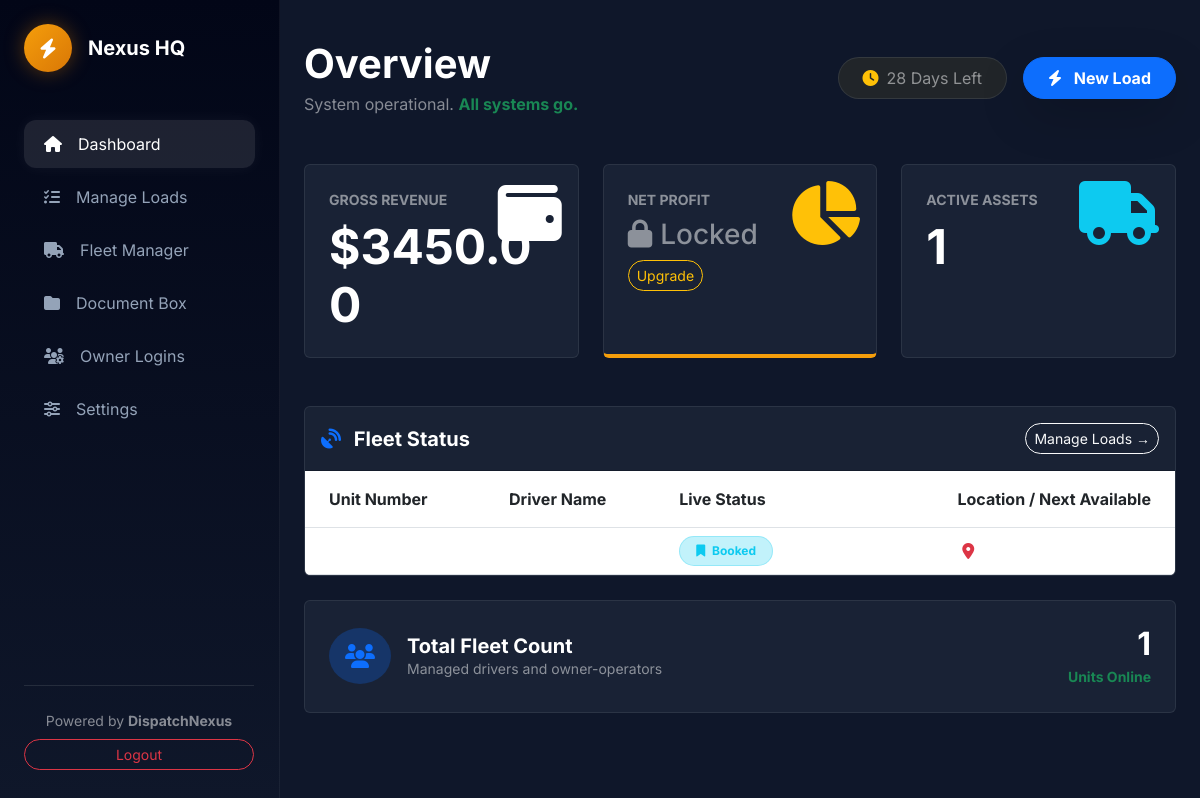
Page /dashboard/ (signed in) on the earlier database version.
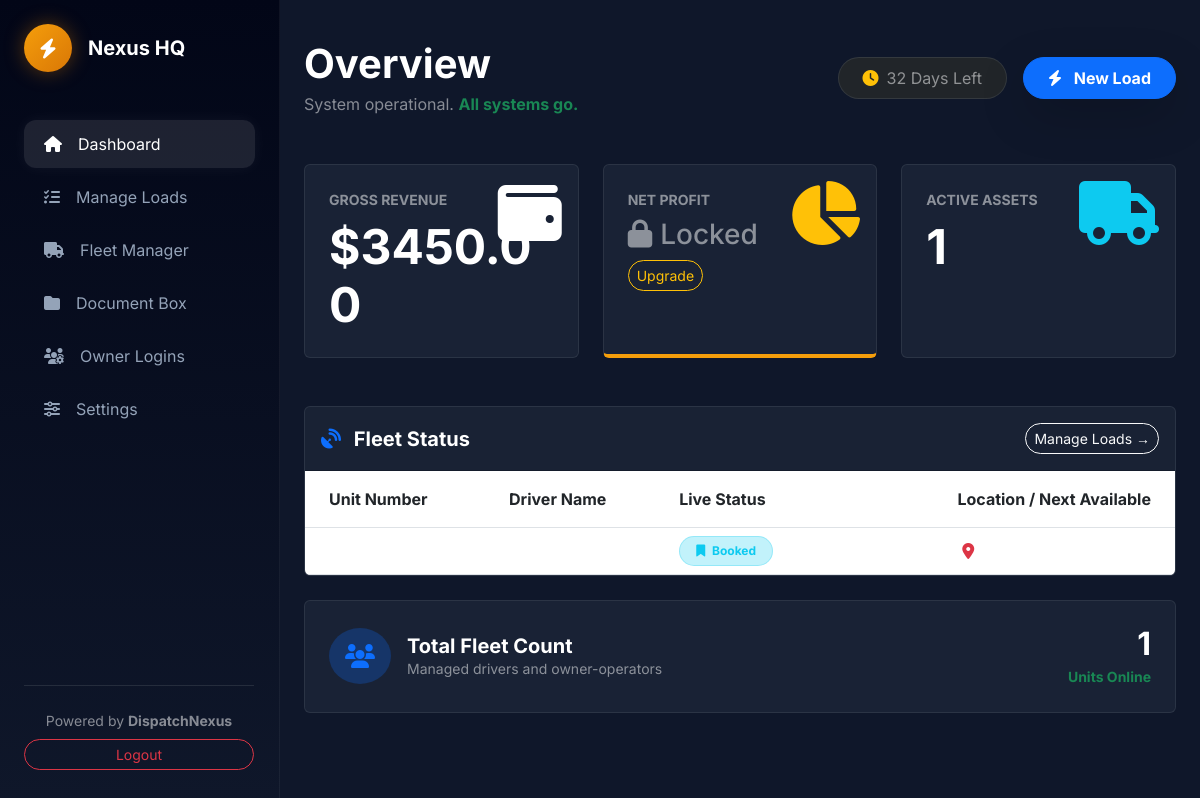
Same page on the later database version.
### core/models.py (models this page shows, shortened)
class Company(models.Model):
    owner = models.OneToOneField(User, on_delete=models.CASCADE, related_name='owned_company')
    name = models.CharField(max_length=100)
    dot_number = models.CharField(max_length=50, blank=True)
    phone = models.CharField(max_length=20, blank=True)
    address = models.TextField(blank=True)
    city = models.CharField(max_length=50, blank=True)
    state = models.CharField(max_length=50, blank=True)
    zip_code = models.CharField(max_length=20, blank=True)
    mc_cert = models.FileField(upload_to='compliance/mc/', blank=True, null=True)
    mc_expiry = models.DateField(null=True, blank=True)
    insurance_cert = models.FileField(upload_to='compliance/ins/', blank=True, null=True)
    insurance_expiry = models.DateField(null=True, blank=True)
    w9_cert = models.FileField(upload_to='compliance/w9/', blank=True, null=True)
    plan_type = models.CharField(max_length=20, choices=[('starter', 'Starter'), ('pro', 'Pro'), ('enterprise', 'Enterprise')], default='starter')
    is_active = models.BooleanField(default=False)
    subscription_end_date = models.DateTimeField(null=True, blank=True)
    payment_receipt = models.ImageField(upload_to='receipts/', blank=True, null=True)
    payment_submitted_at = models.DateTimeField(null=True, blank=True)
    @property
    def days_remaining(self):
        if self.subscription_end_date and self.is_active:
            delta = self.subscription_end_date - timezone.now()
            return max(0, delta.days)
        return 0
    @property
    def has_access(self):
        if not self.is_active: return False
        if self.subscription_end_date and self.subscription_end_date < timezone.now(): return False
        return True

### core/views.py (the view)
# urls.py: path('dashboard/', views.dashboard, name='dashboard'),
@login_required
def dashboard(request):
    if request.user.is_superuser: return redirect('super_admin_desk')
    try: c = request.user.userprofile.company
    except: return redirect('register')
    if c.payment_submitted_at and not c.is_active: return render(request, 'payment_pending.html')
    if not c.has_access and not c.payment_submitted_at: return redirect('subscription_plans')
    drivers = Driver.objects.filter(company=c)
    loads = Load.objects.filter(company=c).exclude(status='paid')
    schedule = []
    for d in drivers:
        fl = Load.objects.filter(driver=d).exclude(status='paid').order_by('-delivery_date').first()
        status_label = "Available"; next_avail = "Ready Now"
        if fl:
            status_label = fl.status.title()
            next_avail = f"{fl.destination} @ {fl.delivery_date.strftime('%b %d, %H:%M')}"
        schedule.append({'unit': d.truck_number, 'driver': d.name, 'status_label': status_label, 'next_available': next_avail})
    stats = {'revenue': sum(l.rate for l in loads), 'profit': sum(l.net_profit for l in loads), 'drivers': drivers.count()}
    return render(request, 'dashboard.html', {'stats': stats, 'company': c, 'schedule': schedule})

### core/models.py (called while the page is built)
    @property
    def net_profit(self):
        return self.rate - self.expenses

### templates/dashboard.html (shortened to what the changed rows need)
{% extends "base.html" %}
{% block content %}
<div class="d-flex justify-content-between align-items-center mb-5 mt-3">
    <div>
        <h1 class="fw-bold text-white mb-1">Overview</h1>
    </div>
    <div class="d-flex gap-3">
        <div class="px-4 py-2 d-flex align-items-center text-white-50 border border-secondary border-opacity-25 rounded-pill bg-dark">
            <i class="fas fa-clock text-warning me-2"></i>
            <span>{{ company.days_remaining }} Days Left</span>
        </div>
    </div>
</div>
<div class="row g-4 mb-5">
    <div class="col-md-4">
        <div class="card p-4 h-100 position-relative overflow-hidden">
            <h2 class="text-white display-5 fw-bold mt-2 mb-0">${{ stats.revenue }}</h2>
        </div>
    </div>
    <div class="col-md-4">
        <div class="card p-4 h-100 position-relative overflow-hidden">
            <h2 class="text-white display-5 fw-bold mt-2 mb-0">{{ stats.drivers }}</h2>
        </div>
    </div>
</div>
<div class="card overflow-hidden mb-4">
    <div class="p-0">
        <table class="table table-hover mb-0 align-middle">
            <thead>
                <tr>
                    <th class="ps-4 py-3">Unit Number</th>
                    <th class="py-3">Driver Name</th>
                    <th class="py-3">Live Status</th>
                    <th class="py-3 text-end pe-4">Location / Next Available</th>
                </tr>
            </thead>
        </table>
    </div>
</div>
<div class="card p-4 d-flex flex-row justify-content-between align-items-center">
    <div class="text-end"><h2 class="text-white fw-bold mb-0">{{ stats.drivers }}</h2><small class="text-success fw-bold">Units Online</small></div>
</div>
{% endblock %}

Differences in the rows shown:
changed Company: days_remaining "28" → "32"
